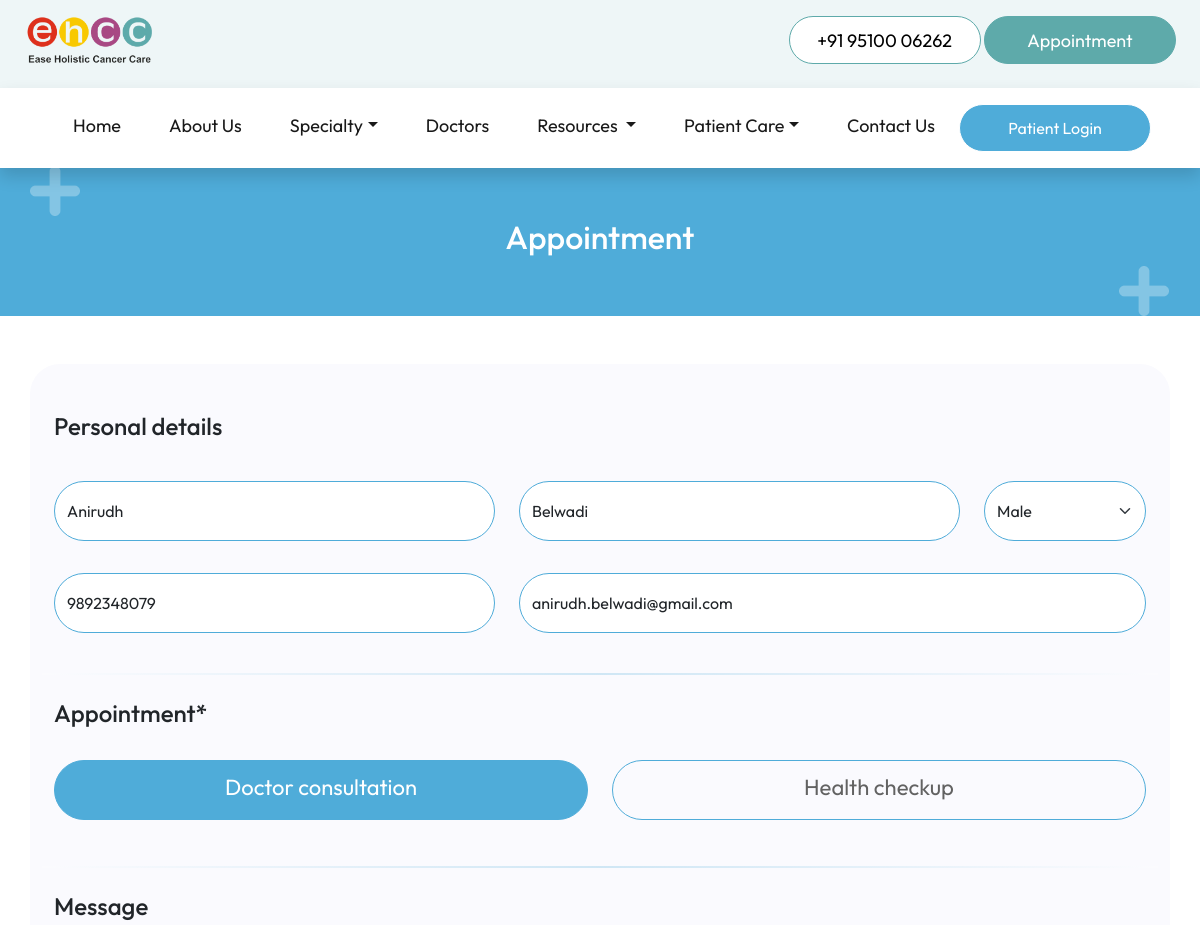
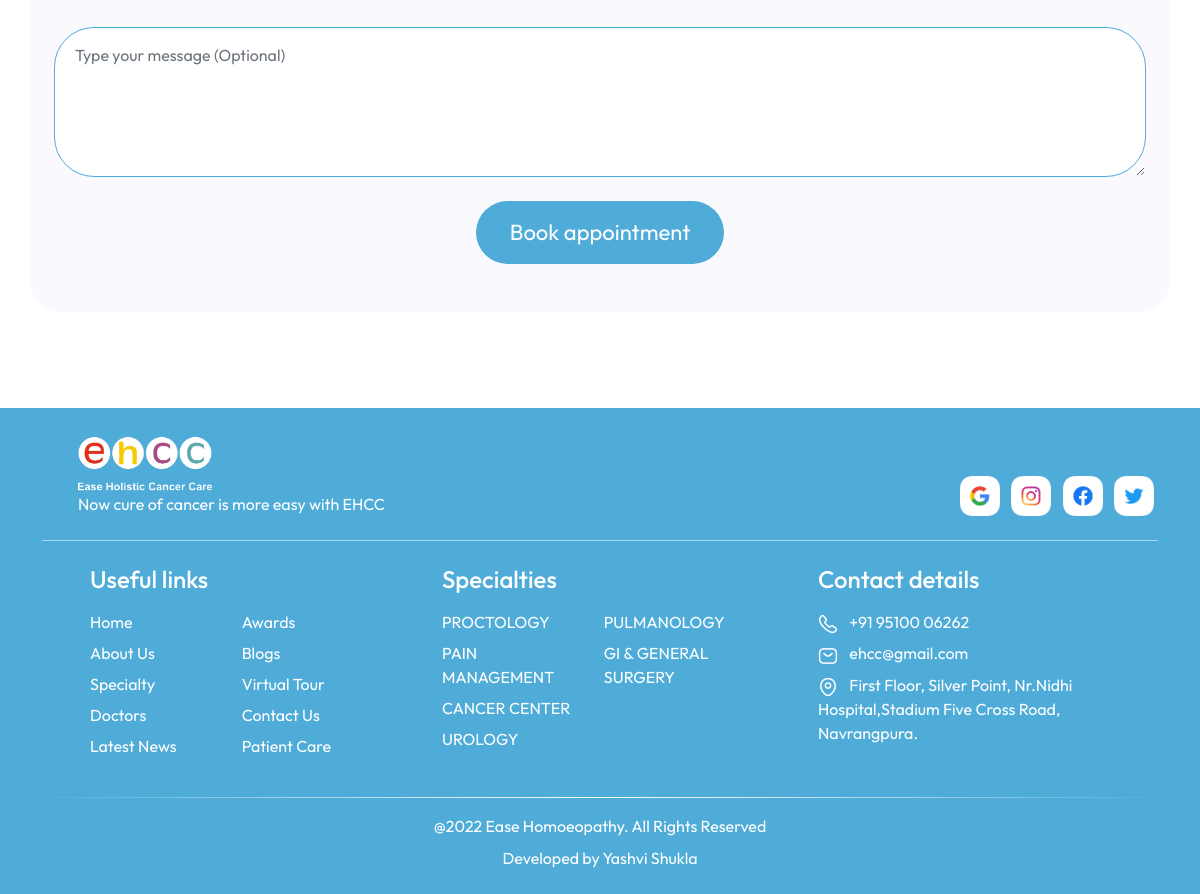
/appointment/ (signed in), run on the app's committed database (2 pictures, top to bottom).
### tables this page shows
CREATE TABLE "patient" (
	"id"	INTEGER,
	"first_name"	TEXT,
	"last_name"	TEXT,
	"mobile"	NUMERIC,
	"email"	TEXT,
	"password"	TEXT
, "gender"	TEXT, "logged_in"	TEXT);

CREATE TABLE "social_links" (
	"social_name"	TEXT,
	"social_link"	TEXT
);

CREATE TABLE "specialty" (
	"id"	INTEGER,
	"name"	TEXT,
	"description"	TEXT
, "illustration"	TEXT);

### flask_app.py (the view, shortened to what this page needs)
@app.route('/appointment/', methods=['GET', 'POST'])
def appointment():
    database_connection = sqlite3.connect(database_location)
    database_cursor = database_connection.cursor()
    if 'patient_email' in session:
        patient_data = database_cursor.execute("SELECT first_name,last_name,mobile,email,gender FROM patient WHERE email=?", (session['patient_email'],))
        patient_data = patient_data.fetchone()
        return render_template('appointment.html',social_links=social_links, message=None, patient_data=patient_data, navbar_specialties=navbar_specialties, navbar_diseases=navbar_diseases)
    return render_template('appointment.html',social_links=social_links, message=None, navbar_specialties=navbar_specialties, navbar_diseases=navbar_diseases)

### templates/appointment.html (shortened to what this page needs)
<!DOCTYPE html>
<html lang="en">
<head>
  <link href="https://cdn.jsdelivr.net/npm/bootstrap@5.2.0/dist/css/bootstrap.min.css" rel="stylesheet"
>
  <link rel="stylesheet" href="../static/stylesheets/common.css">
  <link rel="stylesheet" href="../static/stylesheets/appointment.css">
</head>
<body>
  {% include 'navbar.html' %}
  <header>
    <div class="container h-100 mt-3">
      <div class="row h-100 align-items-center">
        <h2 class="text-center text-white">
          Appointment
        </h2>
      </div>
    </div>
  </header>
  <section>
    <div class="container py-5 mt-5 px-4" style="background-color: #FAFAFE; border-radius: 30px;">
      <form action="/appointment/" method="post" autocomplete="on">
        <div class="row">
          <h4 class="mb-4">
            Personal details
          </h4>
          {% if 'patient_email' in session %}
          <div class="col-lg-5 my-3">
            <div class="form-group">
              <input type="text" class="form-control" id="first_name" name="first_name"
                placeholder="First name* (Nilesh)" required value="{{patient_data[0]}}" maxlength="20">
            </div>
          </div>
          <div class=" col-lg-5 my-3">
            <div class="form-group">
              <input type="text" class="form-control" id="last_name" name="last_name" placeholder="Last name* (Bhatt)"
                maxlength="20" required value="{{patient_data[1]}}">
            </div>
          </div>
          <div class="col-lg-2 my-3">
            <select class="form-select" id="gender" name="gender" required>
              {% if patient_data[4] == 'male' %}
              <option value="male" selected>Male</option>
              {% elif patient_data[4] == 'female' %}
              <option value="" disabled hidden>Gender*</option>
              <option value="male">Male</option>
              <option value="female" selected>Female</option>
              <option value="other">Other</option>
              {% elif patient_data[4] == 'other' %}
              <option value="" disabled hidden>Gender*</option>
              <option value="male">Male</option>
              <option value="female">Female</option>
              <option value="other" selected>Other</option>
              {% else %}
              <option value="" selected disabled hidden>Gender*</option>
              <option value="male">Male</option>
              <option value="female">Female</option>
              <option value="other">Other</option>
              {% endif %}
            </select>
          </div>
          <div class="col-lg-5 my-3">
            <div class="form-group">
              <input type="tel" class="form-control" id="number" name="number" pattern="[0-9]{10}" required
                placeholder="Phone number* (99XXXXXXXX)" value="{{patient_data[2]}}">
            </div>
          </div>
          <div class="col-lg-7 my-3">
            <div class="form-group">
              <input type="email" class="form-control" id="email" name="email"
                placeholder="Email ID* (nilesh.bhatt@gmail.com)" required value="{{patient_data[3]}}" maxlength="60">
            </div>
          </div>
          {% endif %}
          <hr class="my-4"
            style="background: linear-gradient(90deg, #FFFFFF 0%, #4FACD9 50%, #FFFFFF 100%) !important;  height: 2px; border: none;">
          <h4>
            Appointment*
          </h4>
          <div class="col-lg-6 py-4 mb-4 position-relative">
            <label>
              <span>Doctor consultation</span>
            </label>
          </div>
          <div class="col-lg-6 py-4 position-relative">
            <label>
              <span>Health checkup</span>
            </label>
          </div>
          <hr class="mb-4 mt-5"
            style="background: linear-gradient(90deg, #FFFFFF 0%, #4FACD9 50%, #FFFFFF 100%) !important;  height: 2px; border: none;">
          <h4>
            Message
          </h4>
          <div class="col-12 py-4">
            <textarea class="form-control" id="message" rows="5" name="message" maxlength="200"
              placeholder="Type your message (Optional)"></textarea>
          </div>
          <div class="col-12 text-center">
            <button id="submit_button" type="submit">
              Book appointment
            </button>
          </div>
        </div>
      </form>
    </div>
  </section>
  <br><br><br><br>
  {% include 'footer.html' %}
</body>
</html>

### templates/footer.html (shortened to what this page needs)
<div class="footer">
    <div class="container">
        <div class="row align-items-end">
            <div class="col-md-8 px-md-5 mt-4 mb-3">
                <img src="../../static/images/logo/footer_logo.png" alt="Hospital logo" height="60" />
                <p class="text-white mb-0">
                    Now cure of cancer is more easy with EHCC
                </p>
            </div>
            <div class="col-md-4 pt-4 mb-3 text-md-end">
                {% for social in social_links %}
                <a href="{{social[1]}}">
                    <img src="../../static/images/logo/{{social[0]}}_icon.png" alt="{{social[0]}} logo"
                        class="img-fluid mx-1" style="height: 40px; width: auto;" />
                </a>
                {% endfor %}
            </div>
        </div>
        <div class="footer_line mt-2"></div>
        <div class="row text-white pt-4 ps-md-5 footer_links align-items-start">
            <div class="col-md-4 col-sm-6 mb-4">
                <h4 class="mb-3">Useful links</h4>
                <div class="row">
                    <div class="col-xl-5 col-sm-12 col-6">
                        <a href="/">
                            <p>Home</p>
                        </a>
                        <a href="/about/">
                            <p>About Us</p>
                        </a>
                        <a href="/specialty/">
                            <p>Specialty</p>
                        </a>
                        <a href="/doctors/">
                            <p>Doctors</p>
                        </a>
                        <a href="/news/">
                            <p>Latest News</p>
                        </a>
                    </div>
                    <div class="col-xl-5 col-sm-12 col-6">
                        <a href="/awards/">
                            <p>Awards</p>
                        </a>
                        <a href="/blogs/">
                            <p>Blogs</p>
                        </a>
                        <a href="/virtualTour/">
                            <p>Virtual Tour</p>
                        </a>
                        <a href="/contact/">
                            <p>Contact Us</p>
                        </a>
                        <a href="#">
                            <p>Patient Care</p>
                        </a>
                    </div>
                </div>
            </div>
            <div class="col-md-4 col-sm-6 mb-4 g-md-0">
                <h4 class="mb-3">
                    <a href="/specialty/">
                        Specialties
                    </a>
                </h4>
                <div class="row">
                    <div class="col-xl-5 col-sm-12 col-6">
                        {% for i in range (0,navbar_specialties|length) %}
                        <a href="/diseases/{{navbar_specialties[i][0]}}/">
                            <p>
                                {{ navbar_specialties[i][1] }}
                            </p>
                        </a>
                        {% endfor %}
                    </div>
                    {% if navbar_specialties|length > 4 %}
                    <div class="col-xl-5 col-sm-12 col-6">
                        {% for i in range (4,navbar_specialties|length) %}
                        <a href="/diseases/{{navbar_specialties[i][0]}}/">
                            <p>
                                {{ navbar_specialties[i][1] }}
                            </p>
                        </a>
                        {% endfor %}
                    </div>
                    {% endif %}
                </div>
            </div>
            <div class="col-md-4 col-sm-12">
                <h4 class="mb-3">Contact details</h4>
                <p>
                    <a href="tel:919510006262">
                        <img src="../../static/images/logo/footercall_icon.png" alt="call logo" />
                        <span class="ps-2">+91 95100 06262</span>
                    </a>
                </p>
                <p>
                    <a href="mailto:ehcc@gmail.com">
                        <img src="../../static/images/logo/mail_icon.png" alt="mail icon" />
                        <span class="ps-2">ehcc@gmail.com</span>
                    </a>
                </p>
                <p>
                    <a href="https://goo.gl/maps/SUXSNEnxhgQroknp9" target="_blank">
                        <img src="../../static/images/logo/location_icon.png" alt="location icon" />
                        <span class="ps-2">
                            First Floor, Silver Point, Nr.Nidhi Hospital,Stadium Five Cross Road, Navrangpura.
                        </span>
                    </a>
                </p>
            </div>
        </div>
        <div class="row my-2">
            <div class="footer_line_2"></div>
        </div>
        <div class="row text-white">
            <div class="py-2 text-center">
                @2022 Ease Homoeopathy. All Rights Reserved
            </div>
            <div class="text-center">
                Developed by <a href="" class="footer_credit">Yashvi Shukla</a></br></br>
            </div>
        </div>
    </div>
</div>

### static/stylesheets/common.css (style rules this page uses)
html, body { overflow-x: hidden; }
body { margin-top: 150px; }
* { margin: 0; padding: 0; box-sizing: border-box; font-family: "Outfit", sans-serif; }
:root { --nav-color: #EEF6F7; --primary-color: #5eaaaa; --heading-color: #4facd9; --section-background-color: #cae6f4; --contact-background-color: #284f4f; }
a { color: unset; text-decoration: none; cursor: pointer; }
.footer { background-color: var(--heading-color); }
.footer_line { height: 1px; background-color: rgba(255, 255, 255, 0.521); }
.footer_line_2 { height: 1px; background: linear-gradient(to right, rgba(40, 79, 79, 0) 0%, white 50%, rgba(40, 79, 79, 0) 100%); }
.footer_credit { text-decoration: none; color: white; }
.footer_links p { margin-bottom: 7px !important; cursor: pointer; }

### static/stylesheets/appointment.css (style rules this page uses)
header { background: url(../images/elements/header_title.png) no-repeat; height: 150px; width: 100%; background-size: cover; background-position: center; }
input, select, textarea { border-radius: 52px !important; height: 60px; outline: none; border: 1px solid #4facd9 !important; color: #626262; }
textarea { height: 150px; border-radius: 40px !important; padding: 15px 20px !important; }
label { display: block; padding: 5px; position: relative; padding-left: 20px; }
label span { border: 1px solid #4facd9; width: 100%; height: 60px; position: absolute; overflow: hidden; line-height: 1; text-align: center; border-radius: 52px; font-size: 22px; color: #626262; left: 0; top: 0; padding: 15px; }
input:checked+span { background: #4facd9; transition: 0.4s; color: white; }
#submit_button { background: #4facd9; border: none; color: white; border-radius: 52px; font-size: 22px; width: 248px; padding: 15px 15px; }

### data on the page
patient: first_name "Anirudh", last_name "Belwadi", gender "Male", number "9892348079", email "anirudh.belwadi@gmail.com"
social_links: social_name (picture)
social_links: social_name (picture)
social_links: social_name (picture)
social_links: social_name (picture)
specialty: name "PROCTOLOGY"
specialty: name "PAIN MANAGEMENT"
specialty: name "CANCER CENTER"
specialty: name "UROLOGY"
specialty: name "PULMANOLOGY"
specialty: name "GI & GENERAL SURGERY"
